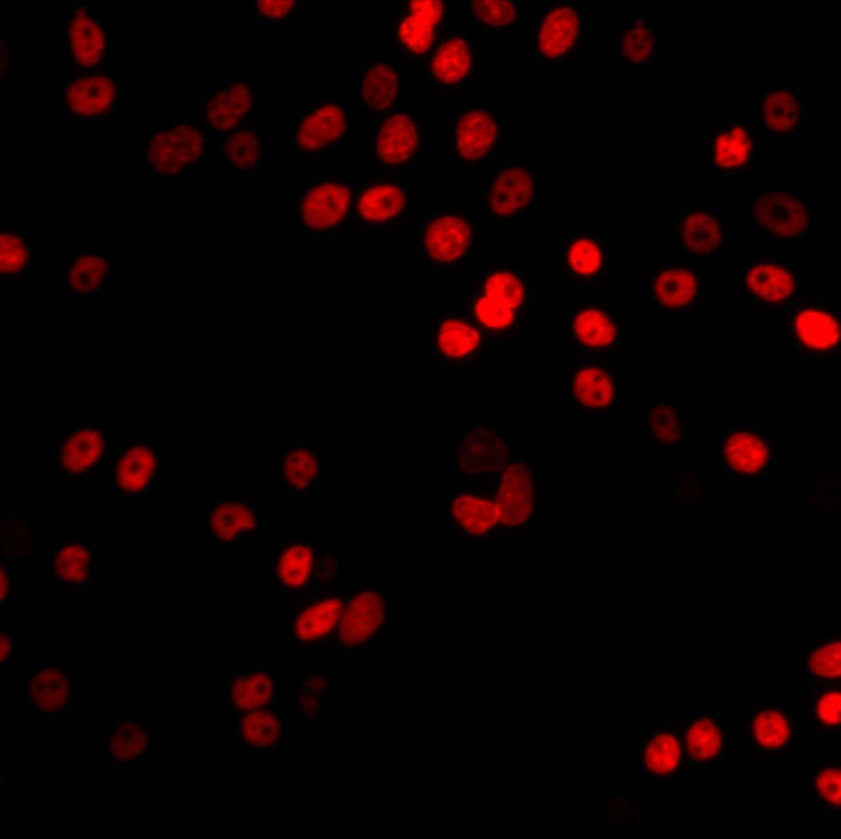
%> input picture cells.jpg, 841 x 839 px, shrunk from 1004 x 1002 before the run
$ octave --eval "result = cc_segm(imread('../cells.jpg'));"   (GNU Octave 9; MATLAB toolbox functions it lacks are replaced by stand-ins)
%> lines starting %> are read from the running program, lines starting %| are printed output that depends on the picture; in (x1, y1, x2, y2) boxes, pixels count from 0 and x2, y2 are one past the last pixel; in counts of white or black regions, pixels touching at a corner belong together; the program's own positions count from 1
### segment_by_segment_algorithm/imnorm.m
function newim = imnorm(im)
m = min(im(:));
newim = im - m;
M = max(newim(:));
newim = newim / M;
end

### segment_by_segment_algorithm/cc_segm.m
function [thresholded_img, segmented_img, color_segmented_img] = cc_segm(img, conn)
if nargin < 2
    conn = 8;
end
thresholded_img = imbinarize(rgb2gray(img), "global");
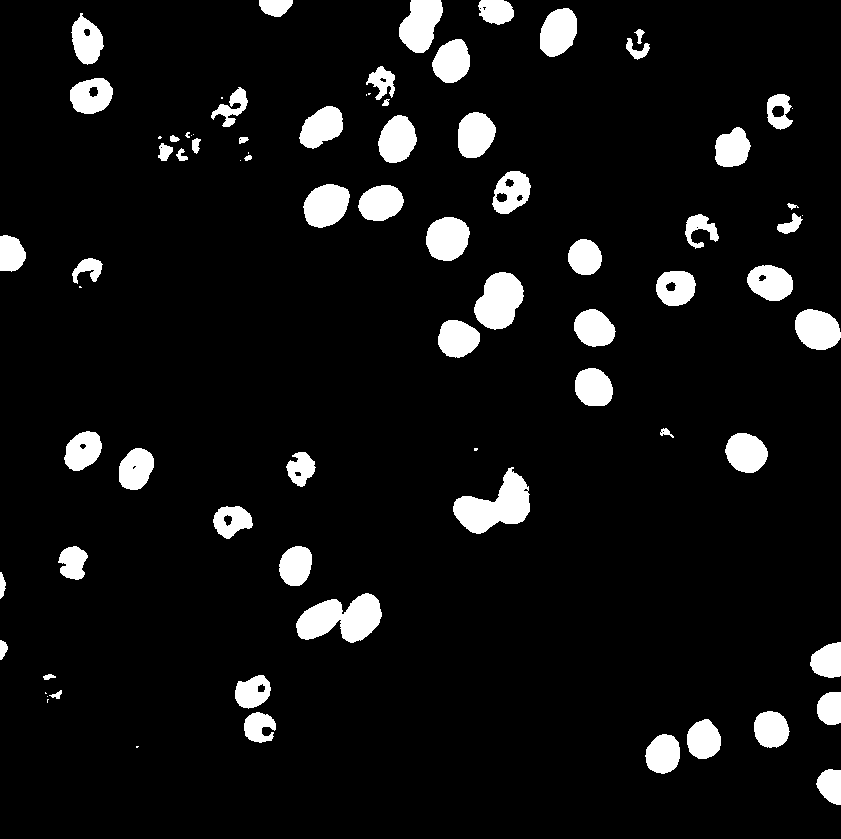
%> thresholded_img: size 839x841 logical; 7.5% white; 79 white regions (17 under 20 px), largest, box (x1, y1, x2, y2) and area: (296, 593, 382, 643) 2720, (453, 467, 530, 534) 2678, (474, 272, 524, 330) 2034
segmented_img = bwlabel(thresholded_img, conn);
%> segmented_img: size 839x841 double; 80 distinct labels, from 0 to 79
segmented_img_back = bwlabel(~thresholded_img, conn);
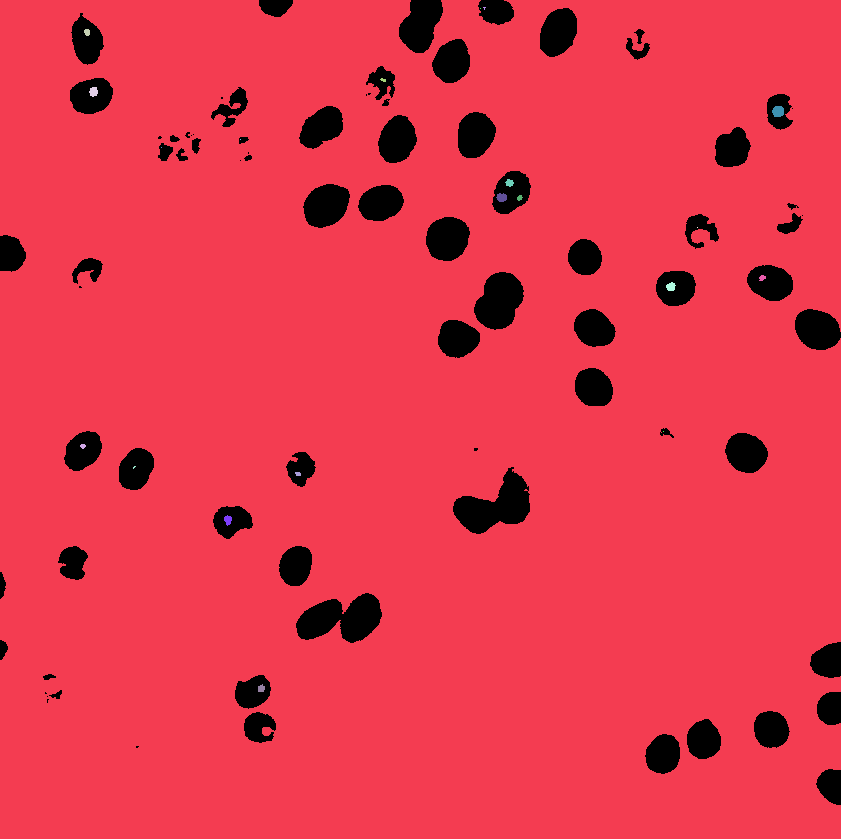
%> segmented_img_back: size 839x841 double; 22 distinct labels, from 0 to 21; one colour per label, 0 black
segmented_img(segmented_img ~= 0) = segmented_img(segmented_img ~= 0) + max(segmented_img_back(:));
%> segmented_img: size 839x841 double; 80 distinct labels, from 0 to 100
segmented_img(segmented_img == 0) = segmented_img_back(segmented_img_back ~= 0);
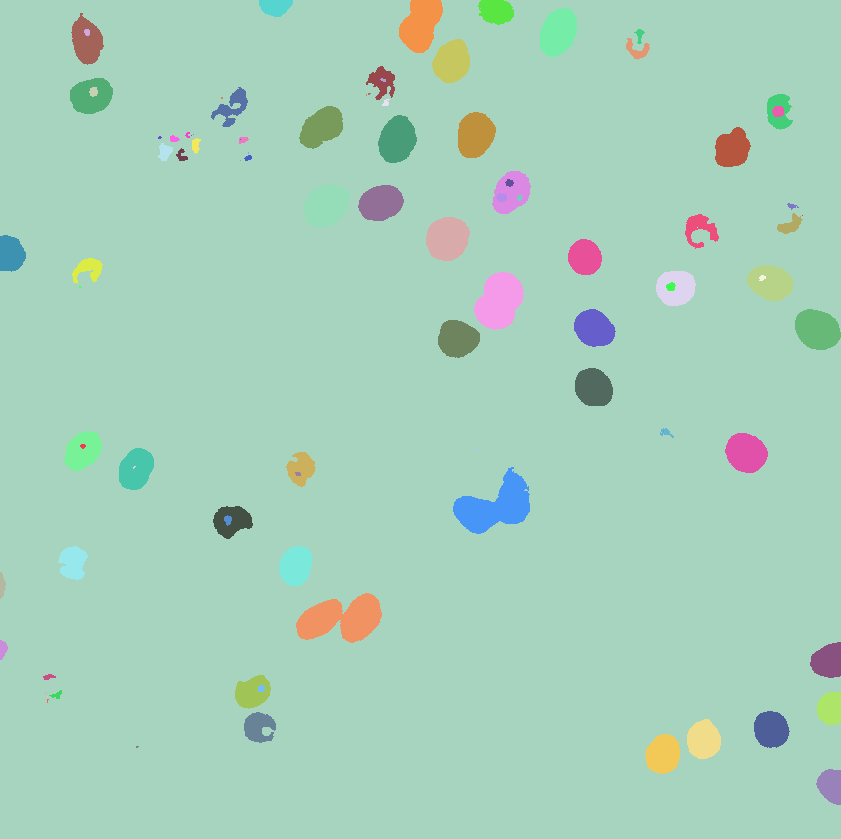
%> segmented_img: size 839x841 double; 100 distinct labels, from 1 to 100; one colour per label, 0 black
colors = linspace(0, 1, max(segmented_img(:)) + 2);
%> colors = 102 values from 0 to 1
colors = colors(2:end-1);
%> colors = 100 values from 0.0099 to 0.99
number_of_cc = length(colors);
%> number_of_cc = 100
color_segmented_img = label2rgb(segmented_img, [colors(randperm(number_of_cc))' colors(randperm(number_of_cc))' colors(randperm(number_of_cc))']);
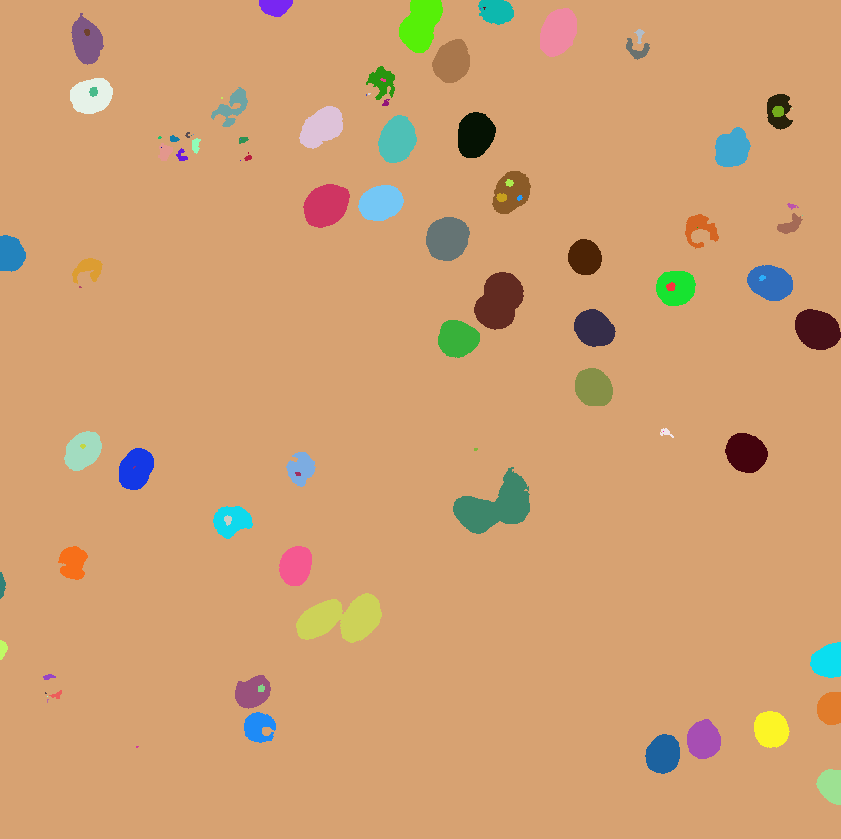
%> color_segmented_img: size 839x841x3 uint8; mean R, G, B 207.6, 159.7, 114.1
segmented_img = uint8(imnorm(segmented_img) * 255);
%> in imnorm, `m = min(im(:));`: m = 1
%> in imnorm, `newim = im - m;`:
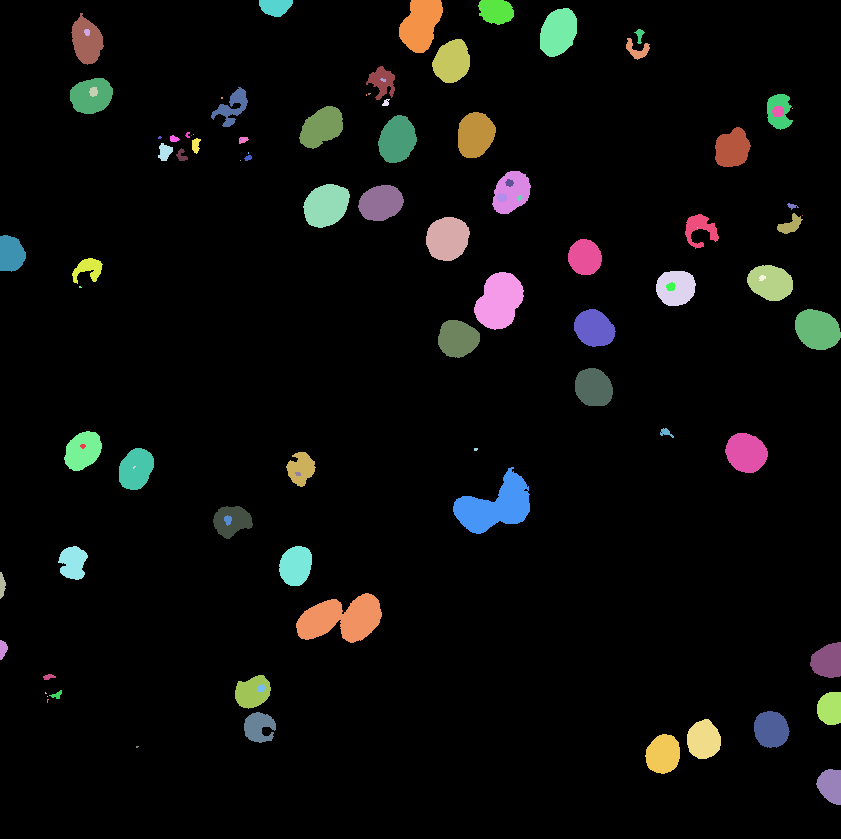
%> newim: size 839x841 double; 100 distinct labels, from 0 to 99; one colour per label, 0 black
%> in imnorm, `M = max(newim(:));`: M = 99
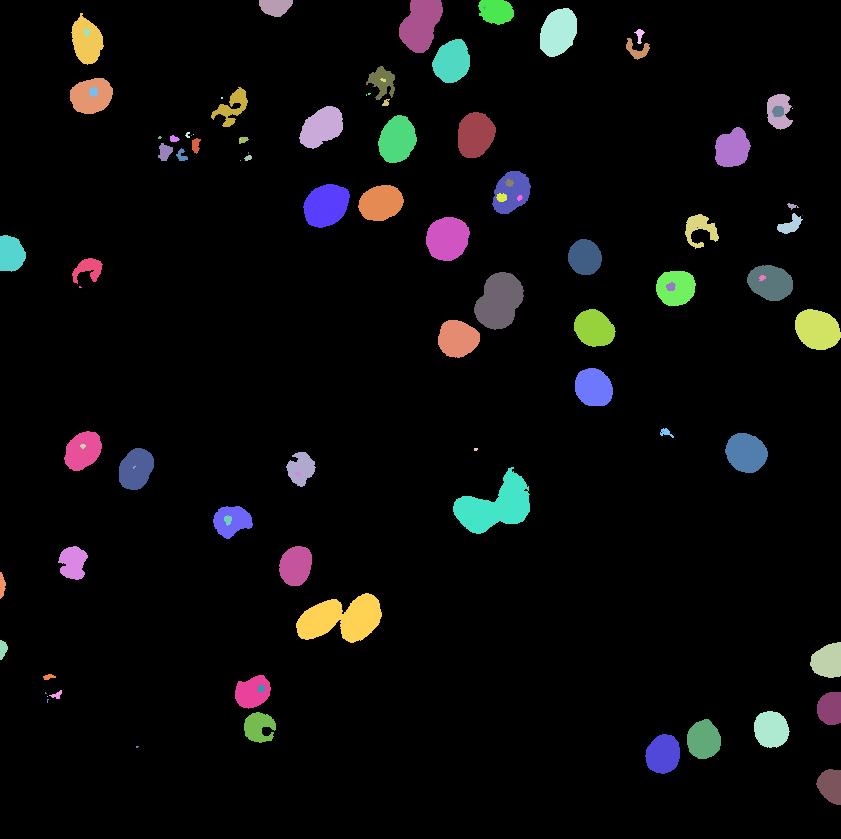
%> segmented_img: size 839x841 uint8; 100 distinct labels, from 0 to 255; one colour per label, 0 black
end

$ run again, on checkerboard.jpg
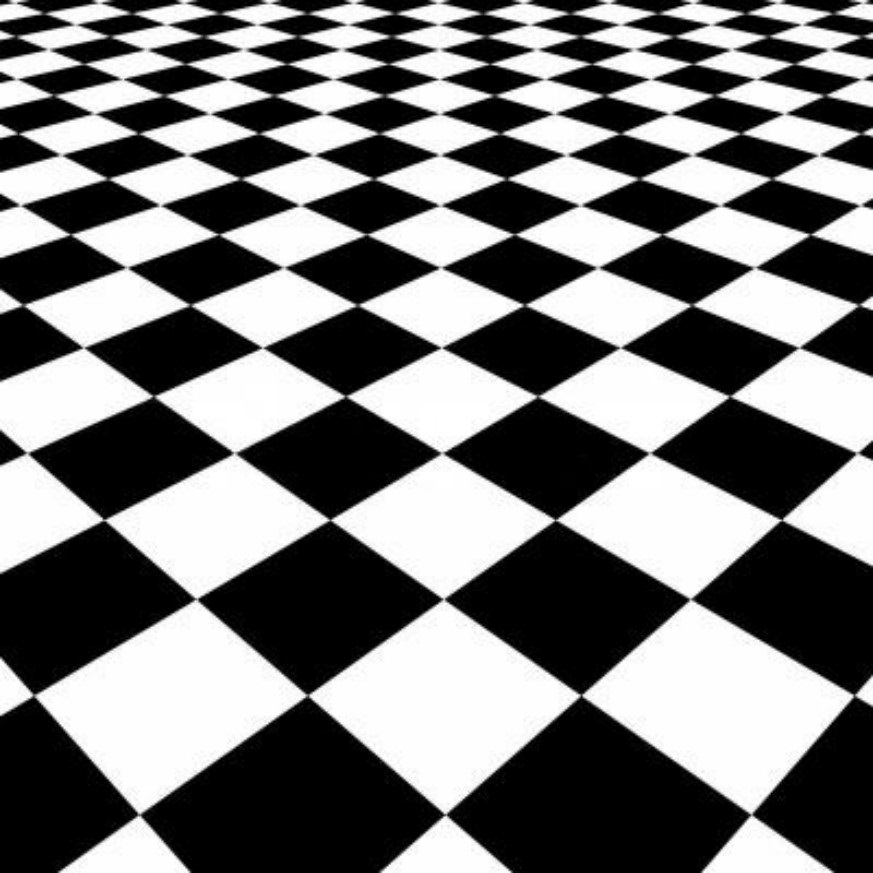
%> input picture checkerboard.jpg, 873 x 873 px
%> thresholded_img: size 873x873 logical; 47.5% white; 19 white regions, largest, box (x1, y1, x2, y2) and area: (0, 0, 392, 815) 118020, (487, 0, 854, 873) 82803, (309, 0, 581, 873) 82775
%> segmented_img_back: size 873x873 double; 19 distinct labels, from 0 to 18
%> in cc_segm, `segmented_img(segmented_img == 0) = segmented_img_back(segmented_img_b..`:
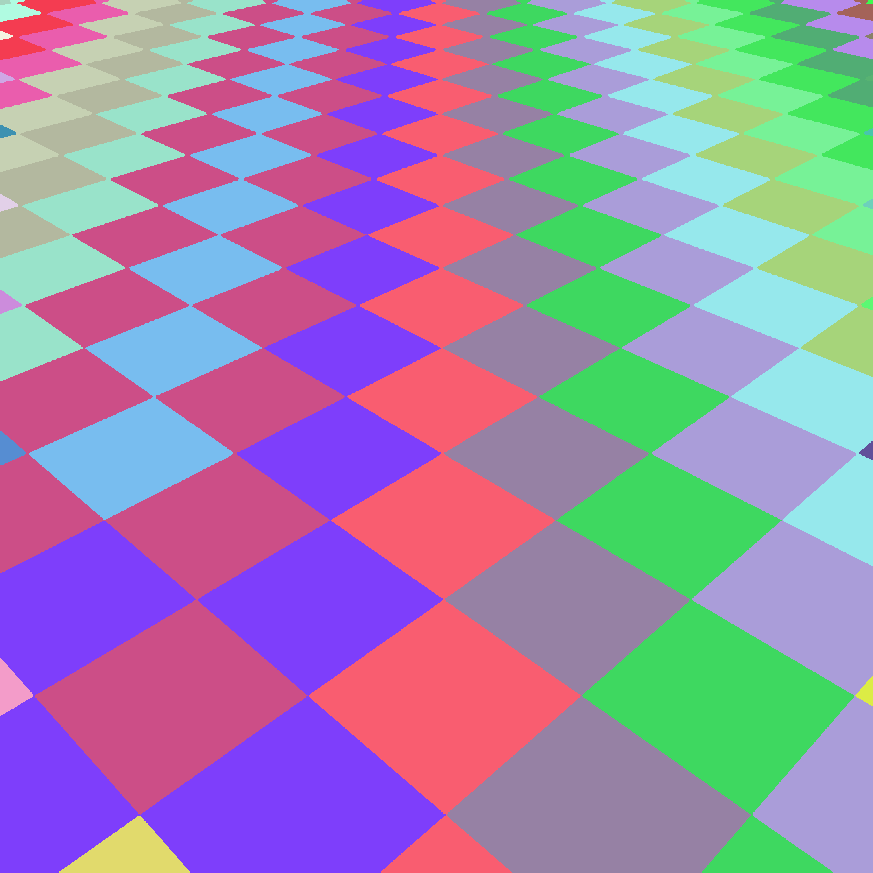
%> segmented_img: size 873x873 double; 37 distinct labels, from 1 to 37; one colour per label, 0 black
%> in cc_segm, `colors = linspace(0, 1, max(segmented_img(:)) + 2);`: colors = 39 values from 0 to 1
%> in cc_segm, `colors = colors(2:end-1);`: colors = 37 values from 0.0263 to 0.974
%> m = 1
%> M = 36
%> in cc_segm, `segmented_img = uint8(imnorm(segmented_img) * 255);`:
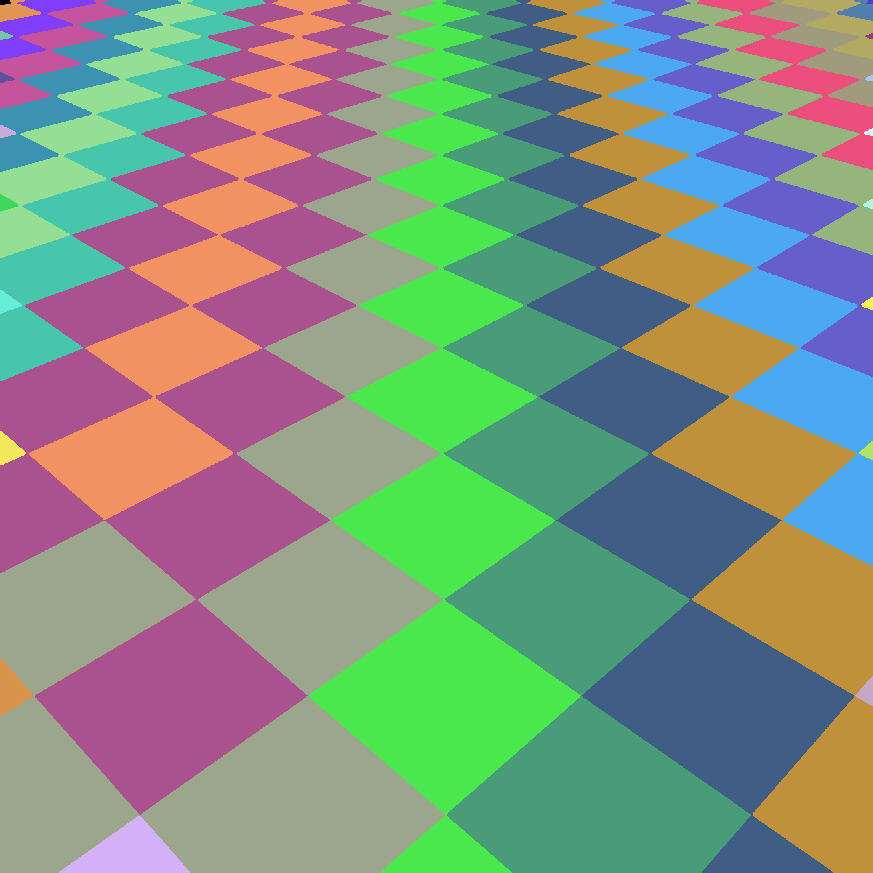
%> segmented_img: size 873x873 uint8; 37 distinct labels, from 0 to 255; one colour per label, 0 black

$ run again, on radial_checkerboard.png
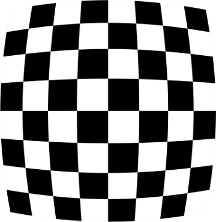
%> input picture radial_checkerboard.png, 216 x 222 px
%> in cc_segm, `thresholded_img = imbinarize(rgb2gray(img), "global");`:
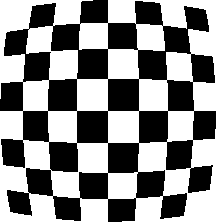
%> thresholded_img: size 222x216 logical; 53.4% white; 1 black region, box (x1, y1, x2, y2) and area: (0, 0, 216, 222) 22352
%> in cc_segm, `colors = linspace(0, 1, max(segmented_img(:)) + 2);`: colors = [0 0.333 0.667 1]
%> in cc_segm, `colors = colors(2:end-1);`: colors = [0.333 0.667]
%> in cc_segm, `color_segmented_img = label2rgb(segmented_img, [colors(randperm(number..`:
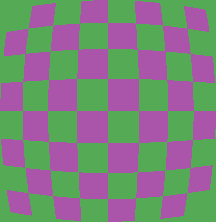
%> color_segmented_img: size 222x216x3 uint8; mean R, G, B 124.6, 130.4, 124.6
%> m = 1
